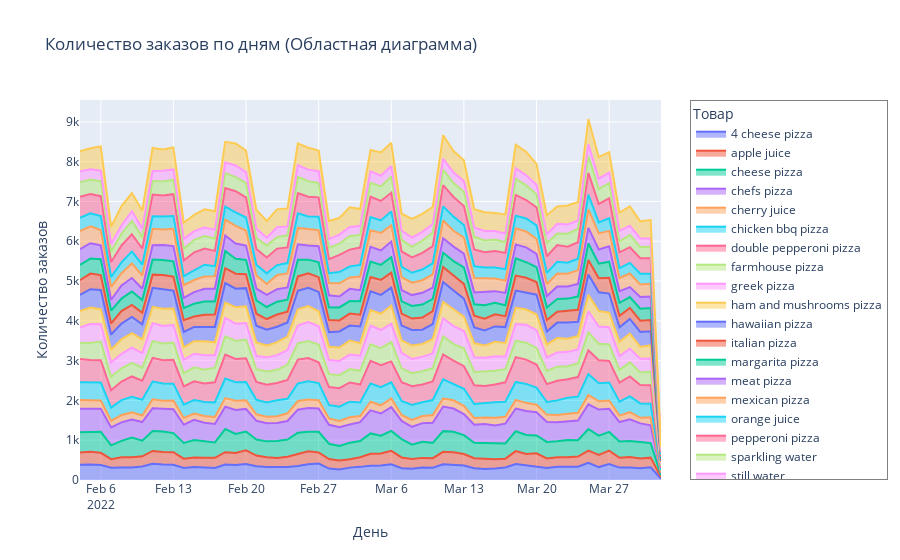

The cell this chart's notebook holds for it:
### Markdown cell above
### plotly.express

### Code cell
# Построение диаграммы с областями
fig = px.area(
    df_sales_cnt,
    x='day',
    y='count',
    color='good',
    title='Количество заказов по дням (Областная диаграмма)',
    labels={'count': 'Количество заказов', 'day': 'День', 'good': 'Товар'}
)

fig.update_layout(
    legend=dict(
        x=1.05,
        y=1,
        borderwidth=1,
        bordercolor='gray'
    ),
    margin=dict(r=150),
    yaxis_tickformat='~s'
)

fig.show()
